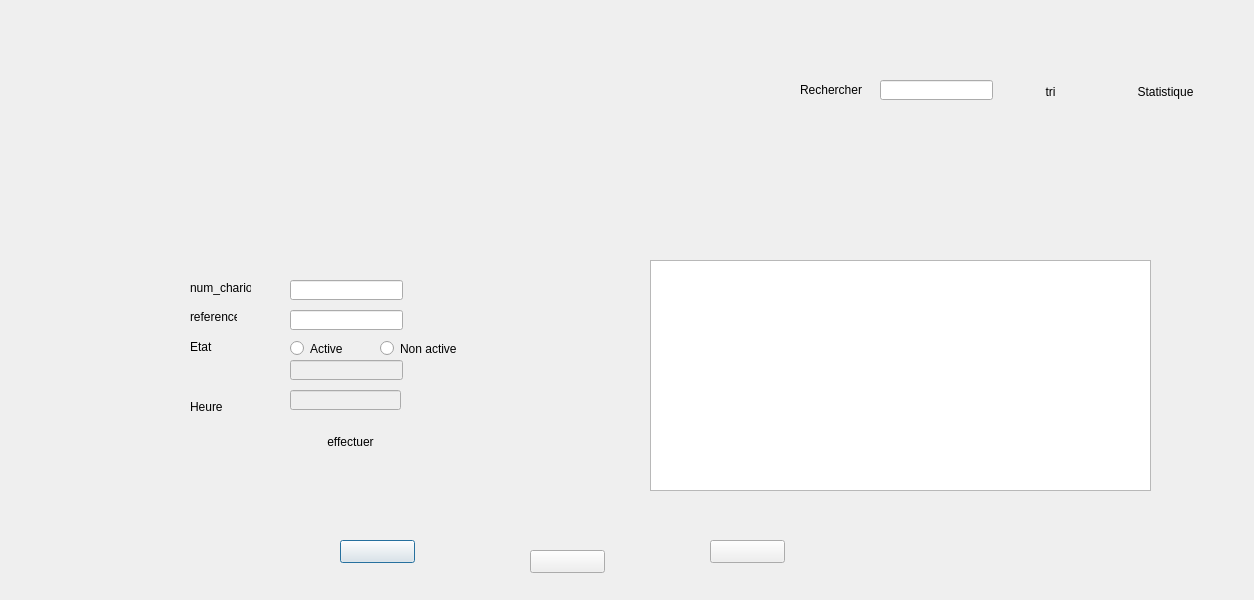
<?xml version="1.0" encoding="UTF-8"?>
<ui version="4.0">
 <class>chariot</class>
 <widget class="QDialog" name="chariot">
  <property name="geometry">
   <rect>
    <x>0</x>
    <y>0</y>
    <width>1254</width>
    <height>600</height>
   </rect>
  </property>
  <property name="windowTitle">
   <string>Dialog</string>
  </property>
  <widget class="QLineEdit" name="lineEdit_reference">
   <property name="geometry">
    <rect>
     <x>290</x>
     <y>310</y>
     <width>113</width>
     <height>20</height>
    </rect>
   </property>
  </widget>
  <widget class="QLabel" name="label">
   <property name="geometry">
    <rect>
     <x>190</x>
     <y>280</y>
     <width>61</width>
     <height>16</height>
    </rect>
   </property>
   <property name="text">
    <string>num_chariot</string>
   </property>
  </widget>
  <widget class="QLabel" name="label_2">
   <property name="geometry">
    <rect>
     <x>190</x>
     <y>310</y>
     <width>47</width>
     <height>13</height>
    </rect>
   </property>
   <property name="text">
    <string>reference</string>
   </property>
  </widget>
  <widget class="QTableView" name="tableView">
   <property name="geometry">
    <rect>
     <x>650</x>
     <y>260</y>
     <width>501</width>
     <height>231</height>
    </rect>
   </property>
  </widget>
  <widget class="QPushButton" name="pushButton">
   <property name="geometry">
    <rect>
     <x>340</x>
     <y>540</y>
     <width>75</width>
     <height>23</height>
    </rect>
   </property>
   <property name="styleSheet">
    <string notr="true">background:transparent;
border:transparent;
QPushButton{
background:rgba(255,255,255,0);
border-radius:8px;
}
QPushButton::hover{
background:rgba(0,0,0,85);
}</string>
   </property>
   <property name="text">
    <string/>
   </property>
  </widget>
  <widget class="QPushButton" name="pushButton_2">
   <property name="geometry">
    <rect>
     <x>530</x>
     <y>550</y>
     <width>75</width>
     <height>23</height>
    </rect>
   </property>
   <property name="styleSheet">
    <string notr="true">background:transparent;
border:transparent;
QPushButton{
background:rgba(255,255,255,0);
border-radius:8px;
}
QPushButton::hover{
background:rgba(0,0,0,85);
}</string>
   </property>
   <property name="text">
    <string/>
   </property>
  </widget>
  <widget class="QRadioButton" name="radioButton_active">
   <property name="geometry">
    <rect>
     <x>290</x>
     <y>340</y>
     <width>82</width>
     <height>17</height>
    </rect>
   </property>
   <property name="text">
    <string>Active</string>
   </property>
  </widget>
  <widget class="QRadioButton" name="radioButton_nonactive">
   <property name="geometry">
    <rect>
     <x>380</x>
     <y>340</y>
     <width>82</width>
     <height>17</height>
    </rect>
   </property>
   <property name="text">
    <string>Non active</string>
   </property>
  </widget>
  <widget class="QLabel" name="label_3">
   <property name="geometry">
    <rect>
     <x>190</x>
     <y>340</y>
     <width>47</width>
     <height>13</height>
    </rect>
   </property>
   <property name="text">
    <string>Etat</string>
   </property>
  </widget>
  <widget class="QLabel" name="label_4">
   <property name="geometry">
    <rect>
     <x>190</x>
     <y>400</y>
     <width>47</width>
     <height>13</height>
    </rect>
   </property>
   <property name="text">
    <string>Heure</string>
   </property>
  </widget>
  <widget class="QLineEdit" name="lineEdit_heure">
   <property name="enabled">
    <bool>false</bool>
   </property>
   <property name="geometry">
    <rect>
     <x>290</x>
     <y>390</y>
     <width>111</width>
     <height>20</height>
    </rect>
   </property>
  </widget>
  <widget class="QLineEdit" name="lineEdit_etat">
   <property name="enabled">
    <bool>false</bool>
   </property>
   <property name="geometry">
    <rect>
     <x>290</x>
     <y>360</y>
     <width>113</width>
     <height>20</height>
    </rect>
   </property>
  </widget>
  <widget class="QPushButton" name="pushButton_tri">
   <property name="geometry">
    <rect>
     <x>1030</x>
     <y>80</y>
     <width>41</width>
     <height>23</height>
    </rect>
   </property>
   <property name="styleSheet">
    <string notr="true">QPushButton{
	font: 24pt &quot;DEAR Daddy PERSONAL USE&quot;;
	font: 18pt &quot;DEAR Daddy PERSONAL USE&quot;;
background:rgba(255,255,255,0);
border-radius:8px;
}
QPushButton::hover{
background:rgba(0,0,0,85);
}</string>
   </property>
   <property name="text">
    <string>tri</string>
   </property>
  </widget>
  <widget class="QPushButton" name="pushButton_statistique">
   <property name="geometry">
    <rect>
     <x>1090</x>
     <y>80</y>
     <width>151</width>
     <height>23</height>
    </rect>
   </property>
   <property name="styleSheet">
    <string notr="true">QPushButton{
	font: 18pt &quot;MS Shell Dlg 2&quot;;
	font: 20pt &quot;DEAR Daddy PERSONAL USE&quot;;
background:rgba(255,255,255,0);
border-radius:8px;
}
QPushButton::hover{
background:rgba(0,0,0,85);
}</string>
   </property>
   <property name="text">
    <string>Statistique</string>
   </property>
  </widget>
  <widget class="QLabel" name="label_5">
   <property name="geometry">
    <rect>
     <x>800</x>
     <y>80</y>
     <width>101</width>
     <height>20</height>
    </rect>
   </property>
   <property name="styleSheet">
    <string notr="true">QPushButton{
	font: 75 11pt &quot;MS Shell Dlg 2&quot;;
	font: 24pt &quot;DEAR Daddy PERSONAL USE&quot;;
	font: 18pt &quot;DEAR Daddy PERSONAL USE&quot;;
	font: 22pt &quot;DEAR Daddy PERSONAL USE&quot;;
background:rgba(255,255,255,0);
border-radius:8px;
}
QPushButton::hover{
background:rgba(0,0,0,85);
}</string>
   </property>
   <property name="text">
    <string>Rechercher</string>
   </property>
  </widget>
  <widget class="QLineEdit" name="lineEdit_recherche">
   <property name="geometry">
    <rect>
     <x>880</x>
     <y>80</y>
     <width>113</width>
     <height>20</height>
    </rect>
   </property>
  </widget>
  <widget class="QPushButton" name="pushButton_modifier">
   <property name="geometry">
    <rect>
     <x>710</x>
     <y>540</y>
     <width>75</width>
     <height>23</height>
    </rect>
   </property>
   <property name="styleSheet">
    <string notr="true">background:transparent;
border:transparent;
QPushButton{
background:rgba(255,255,255,0);
border-radius:8px;
}
QPushButton::hover{
background:rgba(0,0,0,85);
}</string>
   </property>
   <property name="text">
    <string/>
   </property>
  </widget>
  <widget class="QPushButton" name="pushButton_effectuer">
   <property name="geometry">
    <rect>
     <x>290</x>
     <y>430</y>
     <width>121</width>
     <height>23</height>
    </rect>
   </property>
   <property name="styleSheet">
    <string notr="true">QPushButton{
	font: 18pt &quot;DEAR Daddy PERSONAL USE&quot;;
background:rgba(255,255,255,0);
border-radius:8px;
}
QPushButton::hover{
background:rgba(0,0,0,85);
}</string>
   </property>
   <property name="text">
    <string>effectuer</string>
   </property>
  </widget>
  <widget class="QLabel" name="label_6">
   <property name="geometry">
    <rect>
     <x>0</x>
     <y>10</y>
     <width>1261</width>
     <height>591</height>
    </rect>
   </property>
   <property name="text">
    <string/>
   </property>
   <property name="pixmap">
    <pixmap resource="ressources.qrc">:/new/prefix1/gererchariot.png</pixmap>
   </property>
  </widget>
  <widget class="QPushButton" name="pushButton_retour">
   <property name="geometry">
    <rect>
     <x>1170</x>
     <y>570</y>
     <width>75</width>
     <height>23</height>
    </rect>
   </property>
   <property name="styleSheet">
    <string notr="true">background:transparent;
border:transparent;</string>
   </property>
   <property name="text">
    <string/>
   </property>
  </widget>
  <widget class="QLineEdit" name="beya">
   <property name="geometry">
    <rect>
     <x>290</x>
     <y>280</y>
     <width>113</width>
     <height>20</height>
    </rect>
   </property>
  </widget>
  <zorder>label_6</zorder>
  <zorder>lineEdit_reference</zorder>
  <zorder>label</zorder>
  <zorder>label_2</zorder>
  <zorder>tableView</zorder>
  <zorder>pushButton</zorder>
  <zorder>pushButton_2</zorder>
  <zorder>radioButton_active</zorder>
  <zorder>radioButton_nonactive</zorder>
  <zorder>label_3</zorder>
  <zorder>label_4</zorder>
  <zorder>lineEdit_heure</zorder>
  <zorder>lineEdit_etat</zorder>
  <zorder>pushButton_tri</zorder>
  <zorder>pushButton_statistique</zorder>
  <zorder>label_5</zorder>
  <zorder>lineEdit_recherche</zorder>
  <zorder>pushButton_modifier</zorder>
  <zorder>pushButton_effectuer</zorder>
  <zorder>pushButton_retour</zorder>
  <zorder>beya</zorder>
 </widget>
 <resources>
  <include location="ressources.qrc"/>
 </resources>
 <connections/>
</ui>
